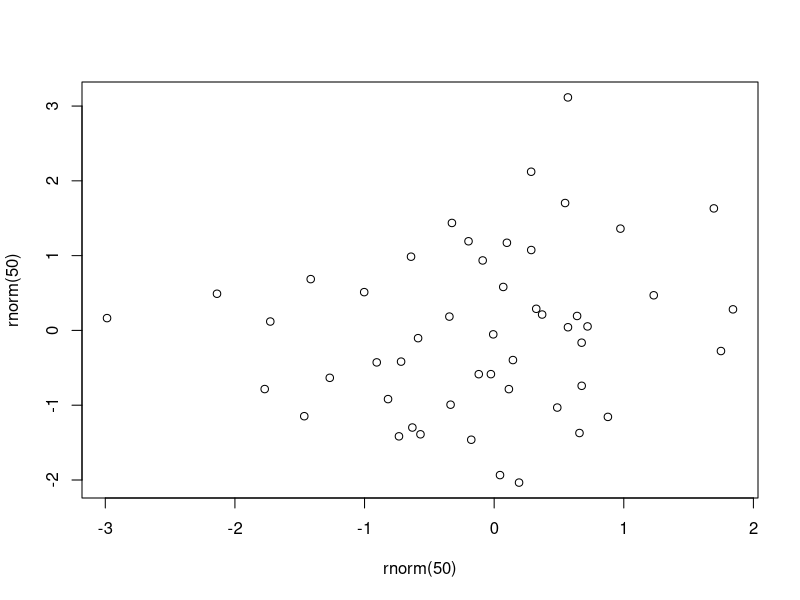

Generate this figure with R:
## ---- chunk 1
knitr::opts_chunk$set(echo = TRUE)
## ---- chunk 2
cat("Ausgeführt, nichts angezeigt")
## ---- chunk 3
cat("Ausgeführt, Output angezeigt")
## ---- chunk 4
cat("Ausgeführt, alles angezeigt")
## ---- chunk 5
plot(rnorm(50), rnorm(50))
## ---- chunk 6
# Read CSV data, "../../" to look two levels upwards
table <- read.csv("tables/_template-table.csv")
knitr::kable(table, caption = "Mit Optionen")
